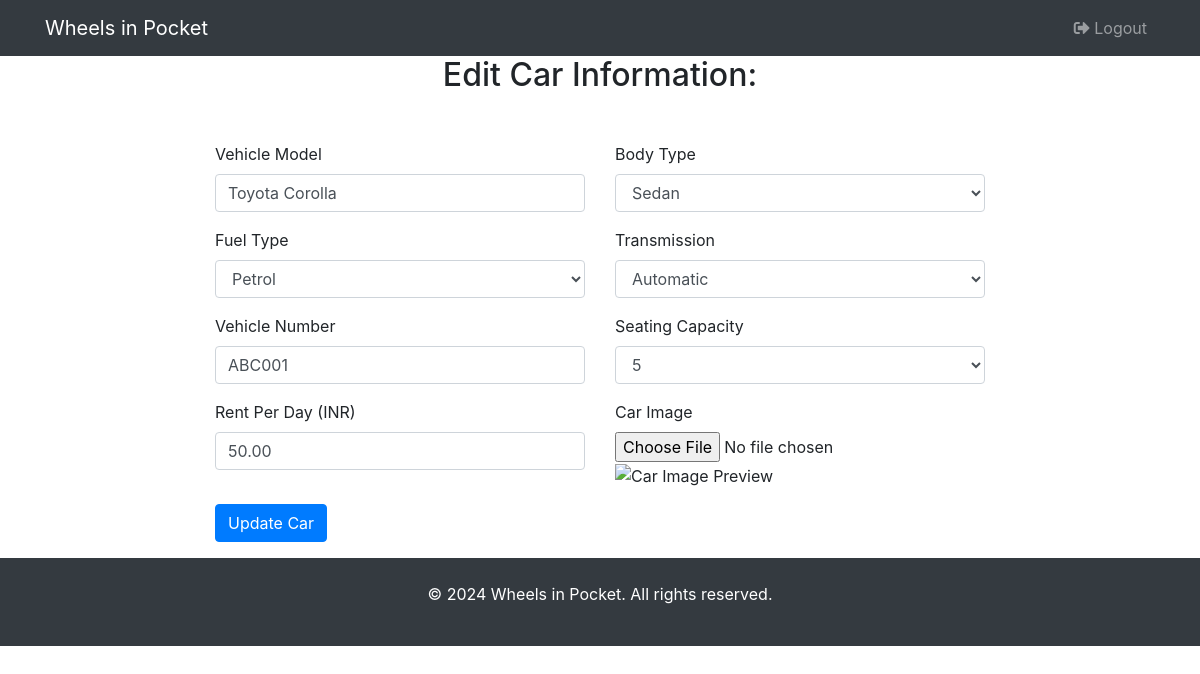
Screenshot of /agency/edit_car.php?car_id=1 with the database file from the repository.
### tables this page shows
CREATE TABLE cars (
    car_id INT AUTO_INCREMENT PRIMARY KEY,
    vehicle_model VARCHAR(150) NOT NULL,
    body_type VARCHAR(50) NOT NULL,
    fuel VARCHAR(50) NOT NULL,
    transmission VARCHAR(50) NOT NULL,
    vehicle_number VARCHAR(25) UNIQUE NOT NULL,
    seating_capacity INT NOT NULL,
    rent_per_day DECIMAL(10,2) NOT NULL,
    agency_id INT,
    FOREIGN KEY (agency_id) REFERENCES Agencies(agency_id),
    images TEXT DEFAULT NULL
);

### agency/edit_car.php (the view, shortened to what this page needs)
<?php
if (!isset($_SESSION["username"]) && isset($_SESSION["agency_id"])) {
    header("location: ../signin.php?tab=agency");
} else {
    $car_id = $_GET["car_id"];
}
require_once "../config.php";
?>
<!DOCTYPE html>
<html lang="en">
<head>
    <link href="https://stackpath.bootstrapcdn.com/bootstrap/4.5.2/css/bootstrap.min.css" rel="stylesheet">
    <link href="https://cdnjs.cloudflare.com/ajax/libs/font-awesome/5.15.4/css/all.min.css" rel="stylesheet">
</head>
<body>
    <nav class="navbar navbar-expand-lg navbar-dark bg-dark">
        <div class="container">
            <a class="navbar-brand" href="#">Wheels in Pocket</a>
            <div class="collapse navbar-collapse" id="navbarNav">
                <ul class="navbar-nav ml-auto">
                    <li class="nav-item">
                        <a class="nav-link" href="../logout.php">
                            <i class="fas fa-sign-out-alt"></i> Logout
                        </a>
                    </li>
                </ul>
            </div>
        </div>
    </nav>
    <?php
    $query = "SELECT * FROM cars WHERE car_id = ?";
    $stmt = $conn->prepare($query);
    $stmt->bind_param("i", $car_id);
    $stmt->execute();
    $result = $stmt->get_result();
    if ($result->num_rows > 0) {
        $car = $result->fetch_assoc();
        ?>
        <h2 class="text-center">Edit Car Information:</h2><br />
        <div class="container col-md-8 my-3">
        <form action="" method="POST" enctype="multipart/form-data">
            <div class="row">
                <div class="col-md-6">
                    <div class="form-group">
                        <label for="vehicle_model">Vehicle Model</label>
                        <input type="text" name="vehicle_model" id="vehicle_model" class="form-control" required
                            value="<?php echo $car['vehicle_model']; ?>">
                    </div>
                </div>
                <div class="col-md-6">
                    <div class="form-group">
                        <label for="body_type">Body Type</label>
                        <select name="body_type" id="body_type" class="form-control" required>
                            <option value="Sedan" <?php if ($car['body_type'] == 'Sedan')
                                echo 'selected'; ?>>Sedan</option>
                        </select>
                    </div>
                </div>
            </div>
            <div class="row">
                <div class="col-md-6">
                    <div class="form-group">
                        <label for="fuel">Fuel Type</label>
                        <select name="fuel" id="fuel" class="form-control" required>
                            <option value="Petrol" <?php if ($car['fuel'] == 'Petrol')
                                echo 'selected'; ?>>Petrol</option>
                        </select>
                    </div>
                </div>
                <div class="col-md-6">
                    <div class="form-group">
                        <label for="transmission">Transmission</label>
                        <select name="transmission" id="transmission" class="form-control" required>
                            <option value="Automatic" <?php if ($car['transmission'] == 'Automatic')
                                echo 'selected'; ?>>
                                Automatic</option>
                        </select>
                    </div>
                </div>
            </div>
            <div class="row">
                <div class="col-md-6">
                    <div class="form-group">
                        <label for="vehicle_number">Vehicle Number</label>
                        <input type="text" name="vehicle_number" id="vehicle_number" class="form-control" required
                            value="<?php echo $car['vehicle_number']; ?>">
                    </div>
                </div>
                <div class="col-md-6">
                    <div class="form-group">
                        <label for="seating_capacity">Seating Capacity</label>
                        <select name="seating_capacity" id="seating_capacity" class="form-control" required>
                            <option value="5" <?php if ($car['seating_capacity'] == '5')
                                echo 'selected'; ?>>5</option>
                        </select>
                    </div>
                </div>
            </div>
            <div class="row">
                <div class="col-md-6">
                    <div class="form-group">
                        <label for="rent_per_day">Rent Per Day (INR)</label>
                        <input type="number" name="rent_per_day" id="rent_per_day" class="form-control" required
                            value="<?php echo $car['rent_per_day']; ?>">
                    </div>
                </div>
                <div class="col-md-6">
                    <div class="form-group">
                        <label for="image">Car Image</label>
                        <input type="file" name="image" id="image" class="form-control-file" accept="image/*">
                        <img id="imagePreview" src="<?php echo '../'.$car['images']; ?>" alt="Car Image Preview"
                            style="max-width: 100%; max-height: 200px;">
                    </div>
                </div>
            </div>
            <button type="submit" class="btn btn-primary">Update Car</button>
        </form>
        </div>
        <?php
    } else {
        echo "<div class='col-12'><p>No car found</p></div>";
    }
    ?>
    <?php include_once("../footer.php"); ?>
</body>
</html>

### rows the page displays
cars: vehicle_model "Toyota Corolla", body_type "Sedan", fuel "Petrol", transmission "Automatic", vehicle_number "ABC001", seating_capacity "5", rent_per_day "50.00"
